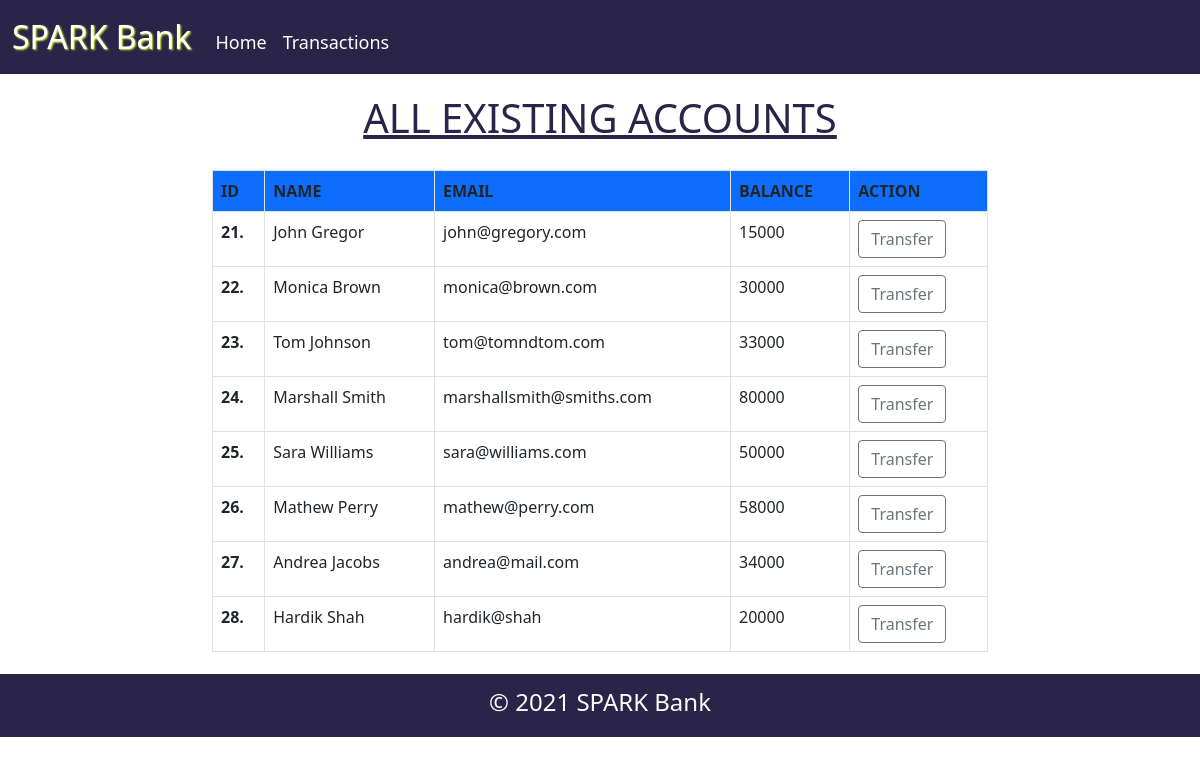
The page /bank/view/ on the database its author committed.
### bank/models.py (models this page shows)
class Account(models.Model):
    id = models.AutoField(primary_key=True)
    name = models.CharField(max_length=50, default=' ')
    email = models.CharField(max_length=50, default=' ')
    balance = models.IntegerField(default=0)
    Date_of_Creation = models.DateField(auto_now=True)

### bank/views.py (the view)
# urls.py: path('view/', views.view, name="View_All"),
def view(request):
    account = Account.objects.all()
    n = len(account)
    if request.method == "POST":
        x = request.POST.get("transfer")
        return redirect("/bank/transfer/" + x)
    params = {"no_of_accounts": n, "range": range(1, n), "account": account}
    return render(request, "bank/view.html", params)

### bank/templates/bank/view.html (shortened to what this page needs)
{% extends 'bank/basic.html' %}
{% block css %}
{% load static %}
{% endblock %}
{% block body %}
{% load static %}
  <div class="view">
    <div class="container col-md-8">
      <h1>ALL EXISTING ACCOUNTS</h1>
      <table class="table table-bordered">
        <thead class="bg-primary">
          <tr>
            <th scope="col">ID</th>
            <th scope="col">NAME</th>
            <th scope="col">EMAIL</th>
            <th scope="col">BALANCE</th>
            <th scope="col">ACTION</th>
          </tr>
        </thead>
        <tbody>
          {% for i in account%}
            <tr>
              <th scope="row">{{i.id}}.</th>
              <td>{{i.name}}</td>
              <td>{{i.email}}</td>
              <td>{{i.balance}}</td>
              <td><form method="POST" >{% csrf_token %}
                <button type="submit" value={{i.id}} name="transfer" class="btn btn-outline-secondary " >Transfer</button></form>
              </td>
            </tr>
          {% endfor %}
        </tbody>
      </table>
    </div>
  </div>
{% endblock %}

### bank/templates/bank/view.html (style rules this page uses)
h1 { text-align: center; color: #2b2449!important; text-decoration: underline; padding-bottom: 20px; padding-top: 20px; }
.container { height: auto; min-height: 75vh; }

### rows shown on the page
Account: id "21", name "John Gregor", email "john@gregory.com", balance "15000"
Account: id "22", name "Monica Brown", email "monica@brown.com", balance "30000"
Account: id "23", name "Tom Johnson", email "tom@tomndtom.com", balance "33000"
Account: id "24", name "Marshall Smith", email "marshallsmith@smiths.com", balance "80000"
Account: id "25", name "Sara Williams", email "sara@williams.com", balance "50000"
Account: id "26", name "Mathew Perry", email "mathew@perry.com", balance "58000"
Account: id "27", name "Andrea Jacobs", email "andrea@mail.com", balance "34000"
Account: id "28", name "Hardik Shah", email "hardik@shah", balance "20000"
